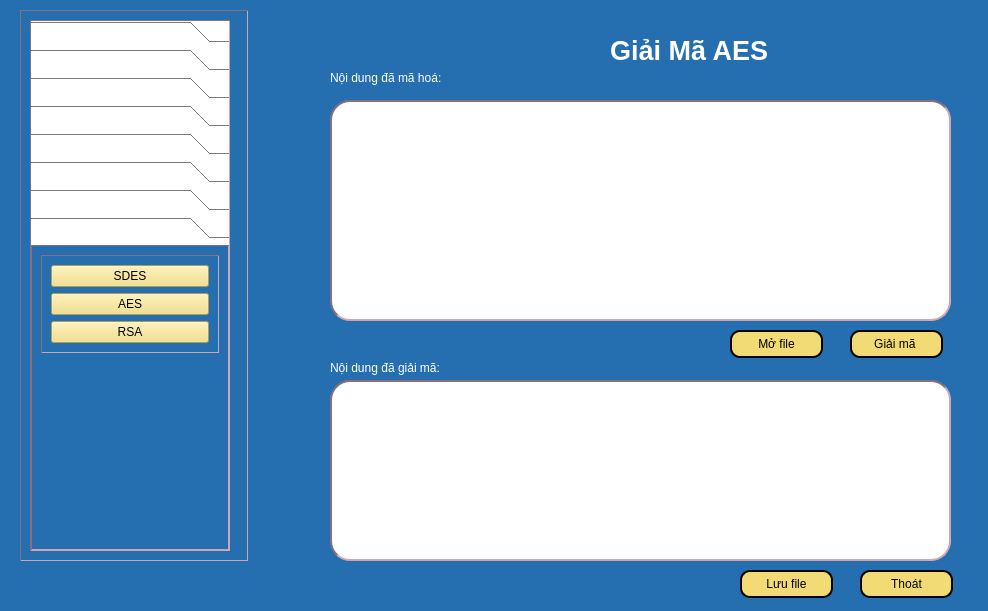
<?xml version="1.0" encoding="UTF-8"?>
<ui version="4.0">
 <class>Dialog</class>
 <widget class="QDialog" name="Dialog">
  <property name="geometry">
   <rect>
    <x>0</x>
    <y>0</y>
    <width>988</width>
    <height>611</height>
   </rect>
  </property>
  <property name="windowTitle">
   <string>Dialog</string>
  </property>
  <property name="styleSheet">
   <string notr="true">background-color:rgb(37, 111, 176);
color:white;</string>
  </property>
  <widget class="QPushButton" name="btnSaveFile">
   <property name="geometry">
    <rect>
     <x>740</x>
     <y>570</y>
     <width>93</width>
     <height>28</height>
    </rect>
   </property>
   <property name="styleSheet">
    <string notr="true">background-color: rgb(242, 219, 116);
border-radius: 10px;
border: 2px solid black;
color:black;</string>
   </property>
   <property name="text">
    <string>Lưu file</string>
   </property>
   <property name="icon">
    <iconset>
     <normaloff>../Icon/icons8-save-file-64.png</normaloff>../Icon/icons8-save-file-64.png</iconset>
   </property>
  </widget>
  <widget class="QLabel" name="label_4">
   <property name="geometry">
    <rect>
     <x>330</x>
     <y>360</y>
     <width>181</width>
     <height>16</height>
    </rect>
   </property>
   <property name="text">
    <string>Nội dung đã giải mã:</string>
   </property>
  </widget>
  <widget class="QPushButton" name="btnOpenFile">
   <property name="geometry">
    <rect>
     <x>730</x>
     <y>330</y>
     <width>93</width>
     <height>28</height>
    </rect>
   </property>
   <property name="styleSheet">
    <string notr="true">background-color: rgb(242, 219, 116);
border-radius: 10px;
border: 2px solid black;
color:black;</string>
   </property>
   <property name="text">
    <string>Mở file</string>
   </property>
   <property name="icon">
    <iconset>
     <normaloff>../Icon/icons8-open-file-40.png</normaloff>../Icon/icons8-open-file-40.png</iconset>
   </property>
  </widget>
  <widget class="QLabel" name="label_2">
   <property name="geometry">
    <rect>
     <x>330</x>
     <y>70</y>
     <width>181</width>
     <height>16</height>
    </rect>
   </property>
   <property name="text">
    <string>Nội dung đã mã hoá:</string>
   </property>
  </widget>
  <widget class="QPushButton" name="btnGiaiMa">
   <property name="geometry">
    <rect>
     <x>850</x>
     <y>330</y>
     <width>93</width>
     <height>28</height>
    </rect>
   </property>
   <property name="styleSheet">
    <string notr="true">background-color: rgb(242, 219, 116);
border-radius: 10px;
border: 2px solid black;
color:black;</string>
   </property>
   <property name="text">
    <string>Giải mã </string>
   </property>
   <property name="icon">
    <iconset>
     <normaloff>../Icon/icons8-encode-32.png</normaloff>../Icon/icons8-encode-32.png</iconset>
   </property>
  </widget>
  <widget class="QLabel" name="label">
   <property name="geometry">
    <rect>
     <x>610</x>
     <y>10</y>
     <width>251</width>
     <height>81</height>
    </rect>
   </property>
   <property name="font">
    <font>
     <pointsize>20</pointsize>
     <weight>75</weight>
     <bold>true</bold>
    </font>
   </property>
   <property name="text">
    <string>Giải Mã AES</string>
   </property>
  </widget>
  <widget class="QTextEdit" name="txtVanBanGoc">
   <property name="geometry">
    <rect>
     <x>330</x>
     <y>380</y>
     <width>621</width>
     <height>181</height>
    </rect>
   </property>
   <property name="styleSheet">
    <string notr="true">background-color: white;
border: 2px inset #8b6f78;
border-radius:20px;
color:black;</string>
   </property>
  </widget>
  <widget class="QTextEdit" name="txtCiphertext">
   <property name="geometry">
    <rect>
     <x>330</x>
     <y>100</y>
     <width>621</width>
     <height>221</height>
    </rect>
   </property>
   <property name="styleSheet">
    <string notr="true">background-color: white;
border: 2px inset #8b6f78;
border-radius:20px;
color:black;</string>
   </property>
  </widget>
  <widget class="QPushButton" name="btnClose">
   <property name="geometry">
    <rect>
     <x>860</x>
     <y>570</y>
     <width>93</width>
     <height>28</height>
    </rect>
   </property>
   <property name="styleSheet">
    <string notr="true">background-color: rgb(242, 219, 116);
border-radius: 10px;
border: 2px solid black;
color:black;</string>
   </property>
   <property name="text">
    <string>Thoát</string>
   </property>
   <property name="icon">
    <iconset>
     <normaloff>../Icon/icons8-exit-50.png</normaloff>../Icon/icons8-exit-50.png</iconset>
   </property>
  </widget>
  <widget class="QFrame" name="frame">
   <property name="geometry">
    <rect>
     <x>20</x>
     <y>10</y>
     <width>228</width>
     <height>551</height>
    </rect>
   </property>
   <property name="styleSheet">
    <string notr="true">QFrame {
  border-width: 1px;
  border: 1px inset #8b6f78;
}</string>
   </property>
   <property name="frameShape">
    <enum>QFrame::StyledPanel</enum>
   </property>
   <property name="frameShadow">
    <enum>QFrame::Raised</enum>
   </property>
   <layout class="QVBoxLayout" name="verticalLayout_8">
    <item>
     <widget class="QToolBox" name="toolBox">
      <property name="enabled">
       <bool>true</bool>
      </property>
      <property name="sizePolicy">
       <sizepolicy hsizetype="Preferred" vsizetype="Preferred">
        <horstretch>0</horstretch>
        <verstretch>0</verstretch>
       </sizepolicy>
      </property>
      <property name="maximumSize">
       <size>
        <width>200</width>
        <height>16777215</height>
       </size>
      </property>
      <property name="layoutDirection">
       <enum>Qt::LeftToRight</enum>
      </property>
      <property name="styleSheet">
       <string notr="true">QPushButton {
  background-color: #FFC4D0;
}
QToolBox {
 background-color: #FFFFFF;;
  color: #EEEEEE;
}</string>
      </property>
      <property name="currentIndex">
       <number>7</number>
      </property>
      <widget class="QWidget" name="page">
       <property name="geometry">
        <rect>
         <x>0</x>
         <y>0</y>
         <width>119</width>
         <height>74</height>
        </rect>
       </property>
       <attribute name="label">
        <string>Mã hóa chuyển vị</string>
       </attribute>
       <layout class="QVBoxLayout" name="verticalLayout_3">
        <item alignment="Qt::AlignTop">
         <widget class="QFrame" name="frame_6">
          <property name="frameShape">
           <enum>QFrame::StyledPanel</enum>
          </property>
          <property name="frameShadow">
           <enum>QFrame::Raised</enum>
          </property>
          <layout class="QVBoxLayout" name="verticalLayout_5">
           <property name="leftMargin">
            <number>11</number>
           </property>
           <property name="topMargin">
            <number>11</number>
           </property>
           <property name="rightMargin">
            <number>11</number>
           </property>
           <property name="bottomMargin">
            <number>11</number>
           </property>
           <item>
            <widget class="QPushButton" name="actionHai_dong_MaHoa">
             <property name="styleSheet">
              <string notr="true">background-color: rgb(242, 219, 116);
color:black;</string>
             </property>
             <property name="text">
              <string>Chuyển vị hai dòng</string>
             </property>
            </widget>
           </item>
           <item>
            <widget class="QPushButton" name="actionNhieu_dong_MaHoa">
             <property name="styleSheet">
              <string notr="true">background-color: rgb(242, 219, 116);
color:black;</string>
             </property>
             <property name="text">
              <string>Chuyển vị nhiều dòng</string>
             </property>
            </widget>
           </item>
          </layout>
         </widget>
        </item>
       </layout>
      </widget>
      <widget class="QWidget" name="page_2">
       <property name="geometry">
        <rect>
         <x>0</x>
         <y>0</y>
         <width>98</width>
         <height>106</height>
        </rect>
       </property>
       <attribute name="label">
        <string>Mã hóa thay thế</string>
       </attribute>
       <layout class="QVBoxLayout" name="verticalLayout_4">
        <item alignment="Qt::AlignTop">
         <widget class="QFrame" name="frame_10">
          <property name="frameShape">
           <enum>QFrame::StyledPanel</enum>
          </property>
          <property name="frameShadow">
           <enum>QFrame::Raised</enum>
          </property>
          <layout class="QVBoxLayout" name="verticalLayout_6">
           <item>
            <widget class="QPushButton" name="actionCeasar_MaHoa">
             <property name="styleSheet">
              <string notr="true">background-color: rgb(242, 219, 116);
color:black;</string>
             </property>
             <property name="text">
              <string>Ceasar</string>
             </property>
            </widget>
           </item>
           <item>
            <widget class="QPushButton" name="actionVignere_MaHoa">
             <property name="styleSheet">
              <string notr="true">background-color: rgb(242, 219, 116);
color:black;</string>
             </property>
             <property name="text">
              <string>Vignere</string>
             </property>
            </widget>
           </item>
           <item>
            <widget class="QPushButton" name="actionBelasco_MaHoa">
             <property name="styleSheet">
              <string notr="true">background-color: rgb(242, 219, 116);
color:black;</string>
             </property>
             <property name="text">
              <string>Belasco</string>
             </property>
            </widget>
           </item>
           <item>
            <widget class="QPushButton" name="actionTrithemius_MaHoa">
             <property name="styleSheet">
              <string notr="true">background-color: rgb(242, 219, 116);
color:black;</string>
             </property>
             <property name="text">
              <string>Trithemius</string>
             </property>
            </widget>
           </item>
          </layout>
         </widget>
        </item>
       </layout>
      </widget>
      <widget class="QWidget" name="page_3">
       <property name="geometry">
        <rect>
         <x>0</x>
         <y>0</y>
         <width>98</width>
         <height>106</height>
        </rect>
       </property>
       <attribute name="label">
        <string>Mã hóa XOR</string>
       </attribute>
       <layout class="QVBoxLayout" name="verticalLayout_7">
        <item alignment="Qt::AlignTop">
         <widget class="QFrame" name="frame_11">
          <property name="frameShape">
           <enum>QFrame::StyledPanel</enum>
          </property>
          <property name="frameShadow">
           <enum>QFrame::Raised</enum>
          </property>
          <layout class="QVBoxLayout" name="verticalLayout_9">
           <item>
            <widget class="QPushButton" name="actionXORCeasar_MaHoa">
             <property name="styleSheet">
              <string notr="true">background-color: rgb(242, 219, 116);
color:black;</string>
             </property>
             <property name="text">
              <string>Ceasar</string>
             </property>
            </widget>
           </item>
           <item>
            <widget class="QPushButton" name="actionXORVignere_MaHoa">
             <property name="styleSheet">
              <string notr="true">background-color: rgb(242, 219, 116);
color:black;</string>
             </property>
             <property name="text">
              <string>Vignere</string>
             </property>
            </widget>
           </item>
           <item>
            <widget class="QPushButton" name="actionXORBelasco_MaHoa">
             <property name="styleSheet">
              <string notr="true">background-color: rgb(242, 219, 116);
color:black;</string>
             </property>
             <property name="text">
              <string>Belasco</string>
             </property>
            </widget>
           </item>
           <item>
            <widget class="QPushButton" name="actionXORTrithemius_MaHoa">
             <property name="styleSheet">
              <string notr="true">background-color: rgb(242, 219, 116);
color:black;</string>
             </property>
             <property name="text">
              <string>Trithemius</string>
             </property>
            </widget>
           </item>
          </layout>
         </widget>
        </item>
       </layout>
      </widget>
      <widget class="QWidget" name="page_4">
       <property name="geometry">
        <rect>
         <x>0</x>
         <y>0</y>
         <width>98</width>
         <height>85</height>
        </rect>
       </property>
       <attribute name="label">
        <string>Mã hóa hiện đại</string>
       </attribute>
       <layout class="QVBoxLayout" name="verticalLayout_11">
        <item alignment="Qt::AlignTop">
         <widget class="QFrame" name="frame_12">
          <property name="frameShape">
           <enum>QFrame::StyledPanel</enum>
          </property>
          <property name="frameShadow">
           <enum>QFrame::Raised</enum>
          </property>
          <layout class="QVBoxLayout" name="verticalLayout_10">
           <item>
            <widget class="QPushButton" name="actionDES_MaHoa">
             <property name="styleSheet">
              <string notr="true">background-color: rgb(242, 219, 116);
color:black;</string>
             </property>
             <property name="text">
              <string>SDES</string>
             </property>
            </widget>
           </item>
           <item>
            <widget class="QPushButton" name="actionAES_MaHoa">
             <property name="styleSheet">
              <string notr="true">background-color: rgb(242, 219, 116);
color:black;</string>
             </property>
             <property name="text">
              <string>AES</string>
             </property>
            </widget>
           </item>
           <item>
            <widget class="QPushButton" name="actionRSA_MaHoa">
             <property name="styleSheet">
              <string notr="true">background-color: rgb(242, 219, 116);
color:black;</string>
             </property>
             <property name="text">
              <string>RSA</string>
             </property>
            </widget>
           </item>
          </layout>
         </widget>
        </item>
       </layout>
      </widget>
      <widget class="QWidget" name="page_5">
       <property name="geometry">
        <rect>
         <x>0</x>
         <y>0</y>
         <width>119</width>
         <height>74</height>
        </rect>
       </property>
       <attribute name="label">
        <string>Giải mã chuyển vị</string>
       </attribute>
       <layout class="QVBoxLayout" name="verticalLayout_18">
        <item alignment="Qt::AlignTop">
         <widget class="QFrame" name="frame_13">
          <property name="frameShape">
           <enum>QFrame::StyledPanel</enum>
          </property>
          <property name="frameShadow">
           <enum>QFrame::Raised</enum>
          </property>
          <layout class="QVBoxLayout" name="verticalLayout_19">
           <property name="leftMargin">
            <number>11</number>
           </property>
           <property name="topMargin">
            <number>11</number>
           </property>
           <property name="rightMargin">
            <number>11</number>
           </property>
           <property name="bottomMargin">
            <number>11</number>
           </property>
           <item>
            <widget class="QPushButton" name="actionHai_dong_GiaiMa">
             <property name="styleSheet">
              <string notr="true">background-color: rgb(242, 219, 116);
color:black;</string>
             </property>
             <property name="text">
              <string>Chuyển vị 2 dòng</string>
             </property>
            </widget>
           </item>
           <item>
            <widget class="QPushButton" name="actionNhieu_dong_GiaiMa">
             <property name="styleSheet">
              <string notr="true">background-color: rgb(242, 219, 116);
color:black;</string>
             </property>
             <property name="text">
              <string>Chuyển vị nhiều dòng</string>
             </property>
            </widget>
           </item>
          </layout>
         </widget>
        </item>
       </layout>
      </widget>
      <widget class="QWidget" name="page_6">
       <property name="geometry">
        <rect>
         <x>0</x>
         <y>0</y>
         <width>98</width>
         <height>116</height>
        </rect>
       </property>
       <attribute name="label">
        <string>Giải mã thay thế</string>
       </attribute>
       <layout class="QVBoxLayout" name="verticalLayout_20">
        <item alignment="Qt::AlignTop">
         <widget class="QFrame" name="frame_18">
          <property name="frameShape">
           <enum>QFrame::StyledPanel</enum>
          </property>
          <property name="frameShadow">
           <enum>QFrame::Raised</enum>
          </property>
          <layout class="QVBoxLayout" name="verticalLayout_21">
           <property name="leftMargin">
            <number>11</number>
           </property>
           <property name="topMargin">
            <number>11</number>
           </property>
           <property name="rightMargin">
            <number>11</number>
           </property>
           <property name="bottomMargin">
            <number>11</number>
           </property>
           <item>
            <widget class="QPushButton" name="actionCeasar_GiaiMa">
             <property name="styleSheet">
              <string notr="true">background-color: rgb(242, 219, 116);
color:black;</string>
             </property>
             <property name="text">
              <string>Ceasar</string>
             </property>
            </widget>
           </item>
           <item>
            <widget class="QPushButton" name="actionVignere_GiaiMa">
             <property name="styleSheet">
              <string notr="true">background-color: rgb(242, 219, 116);
color:black;</string>
             </property>
             <property name="text">
              <string>Vignere</string>
             </property>
            </widget>
           </item>
           <item>
            <widget class="QPushButton" name="actionBelasco_GiaiMa">
             <property name="styleSheet">
              <string notr="true">background-color: rgb(242, 219, 116);
color:black;</string>
             </property>
             <property name="text">
              <string>Belasco</string>
             </property>
            </widget>
           </item>
           <item>
            <widget class="QPushButton" name="actionTrithemius_GiaiMa">
             <property name="styleSheet">
              <string notr="true">background-color: rgb(242, 219, 116);
color:black;</string>
             </property>
             <property name="text">
              <string>Trithemius</string>
             </property>
            </widget>
           </item>
          </layout>
         </widget>
        </item>
       </layout>
      </widget>
      <widget class="QWidget" name="page_7">
       <property name="geometry">
        <rect>
         <x>0</x>
         <y>0</y>
         <width>98</width>
         <height>116</height>
        </rect>
       </property>
       <attribute name="label">
        <string>Giải mã XOR</string>
       </attribute>
       <layout class="QVBoxLayout" name="verticalLayout_22">
        <item alignment="Qt::AlignTop">
         <widget class="QFrame" name="frame_19">
          <property name="frameShape">
           <enum>QFrame::StyledPanel</enum>
          </property>
          <property name="frameShadow">
           <enum>QFrame::Raised</enum>
          </property>
          <layout class="QVBoxLayout" name="verticalLayout_23">
           <property name="leftMargin">
            <number>11</number>
           </property>
           <property name="topMargin">
            <number>11</number>
           </property>
           <property name="rightMargin">
            <number>11</number>
           </property>
           <property name="bottomMargin">
            <number>11</number>
           </property>
           <item>
            <widget class="QPushButton" name="actionXORCeasar_GiaiMa">
             <property name="styleSheet">
              <string notr="true">background-color: rgb(242, 219, 116);
color:black;</string>
             </property>
             <property name="text">
              <string>Ceasar</string>
             </property>
            </widget>
           </item>
           <item>
            <widget class="QPushButton" name="actionXORVignere_GiaiMa">
             <property name="styleSheet">
              <string notr="true">background-color: rgb(242, 219, 116);
color:black;</string>
             </property>
             <property name="text">
              <string>Vignere</string>
             </property>
            </widget>
           </item>
           <item>
            <widget class="QPushButton" name="actionXORBelasco_GiaiMa">
             <property name="styleSheet">
              <string notr="true">background-color: rgb(242, 219, 116);
color:black;</string>
             </property>
             <property name="text">
              <string>Belasco</string>
             </property>
            </widget>
           </item>
           <item>
            <widget class="QPushButton" name="actionXORTrithemius_GiaiMa">
             <property name="styleSheet">
              <string notr="true">background-color: rgb(242, 219, 116);
color:black;</string>
             </property>
             <property name="text">
              <string>Trithemius</string>
             </property>
            </widget>
           </item>
          </layout>
         </widget>
        </item>
       </layout>
      </widget>
      <widget class="QWidget" name="page_8">
       <property name="geometry">
        <rect>
         <x>0</x>
         <y>0</y>
         <width>196</width>
         <height>357</height>
        </rect>
       </property>
       <attribute name="label">
        <string>Giải mã hiện đại</string>
       </attribute>
       <layout class="QVBoxLayout" name="verticalLayout_24">
        <item alignment="Qt::AlignTop">
         <widget class="QFrame" name="frame_20">
          <property name="frameShape">
           <enum>QFrame::StyledPanel</enum>
          </property>
          <property name="frameShadow">
           <enum>QFrame::Raised</enum>
          </property>
          <layout class="QVBoxLayout" name="verticalLayout_25">
           <item>
            <widget class="QPushButton" name="actionDES_GiaiMa">
             <property name="styleSheet">
              <string notr="true">background-color: rgb(242, 219, 116);
color:black;</string>
             </property>
             <property name="text">
              <string>SDES</string>
             </property>
            </widget>
           </item>
           <item>
            <widget class="QPushButton" name="actionAES_GiaiMa">
             <property name="styleSheet">
              <string notr="true">background-color: rgb(242, 219, 116);
color:black;</string>
             </property>
             <property name="text">
              <string>AES</string>
             </property>
            </widget>
           </item>
           <item>
            <widget class="QPushButton" name="actionRSA_GiaiMa">
             <property name="styleSheet">
              <string notr="true">background-color: rgb(242, 219, 116);
color:black;</string>
             </property>
             <property name="text">
              <string>RSA</string>
             </property>
            </widget>
           </item>
          </layout>
         </widget>
        </item>
       </layout>
      </widget>
     </widget>
    </item>
   </layout>
  </widget>
 </widget>
 <resources/>
 <connections/>
</ui>
